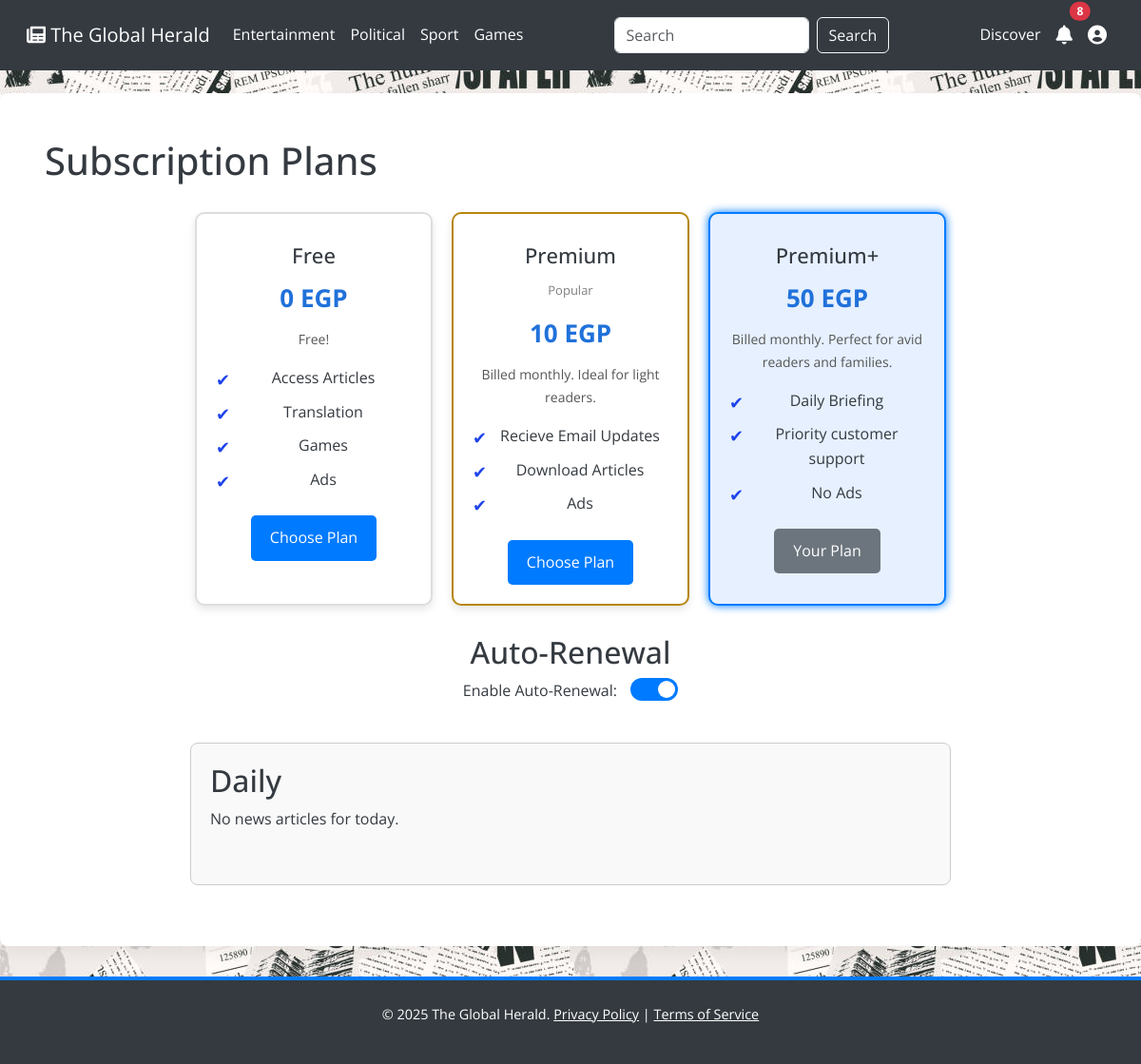
Page /subscription.php (signed in) on the committed database.
### tables this page shows
CREATE TABLE `category` (
  `category_id` int(11) NOT NULL,
  `category_name` varchar(255) NOT NULL
);

CREATE TABLE `plans` (
  `plan_name` varchar(255) NOT NULL,
  `plan_ID` int(11) NOT NULL,
  `price` int(11) NOT NULL,
  `popular` tinyint(1) NOT NULL DEFAULT 0,
  `features` text NOT NULL,
  `description` varchar(255) NOT NULL
);

CREATE TABLE `subscription` (
  `subscription_id` int(11) NOT NULL,
  `user_id` int(11) NOT NULL,
  `auto_renew` tinyint(1) NOT NULL DEFAULT 1,
  `SubscriptionStartDate` date NOT NULL DEFAULT current_timestamp(),
  `plan_ID` int(11) NOT NULL DEFAULT 1
);

### src/Controllers/SubscriptionController.php (called while the page is built, shortened)
<?php
include_once '../config/Database.php';
include_once '../src/Models/Article.php';
include_once '../src/Models/User.php';
include_once '../src/Models/Subscription.php';
include_once '../src/Models/Admin.php';
include_once '../src/Models/Plans.php';
class SubscriptionController
{
    private $articleObj;
    private $userObj;
    private $subscription;
    private $plans;
    private $categories_result;
    private $selected_category;
    public function __construct()
    {
        $this->db = Database::getInstance()->getConnection();
        $this->articleObj = new Article($this->db);
        $this->userObj = new User($this->db);
        $this->adminObj = new Admin($this->db);
        $this->plansObj = new Plans($this->db);
        $this->plans = $this->plansObj->getPlans();
        $this->categories_result = $this->adminObj->getCategories();
        $this->selected_category = isset($_GET['category_id']) ? intval($_GET['category_id']) : 0;
        $this->user_id = $_SESSION['user_id'];
        $this->subscription = new Subscription($this->db, $this->user_id);
    }
    public function load()
    {
        $highlight_plan = $this->subscription->getHighlightPlan();
        $articles = $this->subscription->getTodayArticles();
        $notifications_count = $this->subscription->getNotificationsCount();
        $articleObj = $this->articleObj;
        $userObj = $this->userObj;
        $categories_result = $this->categories_result;
        $selected_category = $this->selected_category;
        $plans = $this->plans;
        $highlight_plan = $highlight_plan;
        $articles = $articles;
        $notifications_count = $notifications_count;
        $subscription = $this->subscription;
        include '../src/Views/subscription_view.php';
    }
}

### public/subscription.php (called while the page is built)
<?php
require_once '../src/Controllers/SubscriptionController.php';
$controller = new SubscriptionController();
$controller->load();
?>

### config/Database.php (called while the page is built, shortened)
<?php
class Database
{
    private $host = "localhost";
    private $db_name = "news_api";
    private $username = "root";
    private $password = "";
    private $conn;
    private static $instance = null;
    private function __construct()
    {
        $this->conn = new mysqli($this->host, $this->username, $this->password, $this->db_name);
    }
    public static function getInstance()
    {
        if (self::$instance === null) {
            self::$instance = new Database();
        }
        return self::$instance;
    }
    public function getConnection()
    {
        return $this->conn;
    }
}
?>

### src/Models/Admin.php (called while the page is built, shortened)
<?php
class Admin
{
    private $id, $conn;
    public function __construct($db)
    {
        $this->conn = $db;
    }
    public function getCategories()
    {
        $query = "SELECT * FROM category ORDER BY category_name ASC";
        return $this->conn->query($query);
    }
}

### src/Models/Article.php (called while the page is built, shortened)
<?php
class Article
{
    private $conn;
    public function __construct($db)
    {
        $this->conn = $db;
    }
    public function getRandomArticleId()
    {
        $query = "SELECT id FROM articles ORDER BY RAND() LIMIT 1";
        $result = $this->conn->query($query);
        if ($result && $row = $result->fetch_assoc()) {
            return $row['id'];
        }
        return null;
    }
}
?>

### src/Models/User.php (called while the page is built, shortened)
<?php
class User
{
    private $db;
    private $userId;
    public function __construct($db)
    {
        $this->db = $db;
        $this->userId = isset($_SESSION['user_id']) ? $_SESSION['user_id'] : null;
        if ($this->userId !== null) {
            $this->loadSubscription();
        }
    }
    private function loadSubscription()
    {
        $sub_stmt = $this->db->prepare("SELECT plan_ID FROM subscription WHERE user_id = ?");
        $sub_stmt->bind_param("i", $this->userId);
    }
    public function isLoggedIn()
    {
        return $this->userId !== null;
    }
}
?>

### src/Models/Subscription.php (called while the page is built, shortened)
<?php
class Subscription
{
    private $db;
    private $user_id;
    private $role;
    private $plan_ID;
    private $highlight_plan;
    public function __construct($db, $user_id)
    {
        $this->db = $db;
        $this->user_id = $user_id;
        $this->role = $this->getUserRole();
        $this->highlight_plan = $this->determineHighlightPlan();
    }
    private function getUserRole()
    {
        $stmt = $this->db->prepare("SELECT role FROM users WHERE user_id = ?");
        $stmt->bind_param("i", $this->user_id);
        $stmt->execute();
        $result = $stmt->get_result();
        if ($row = $result->fetch_assoc()) {
            return $row['role'];
        }
        return null;
    }
    private function loadSubscriptionDetails()
    {
        if ($this->role === 'subscriber' || $this->role === 'admin') {
            $stmt_sub = $this->db->prepare("SELECT plan_ID, auto_renew FROM subscription WHERE user_id = ?");
            $stmt_sub->bind_param("i", $this->user_id);
            $stmt_sub->execute();
            $result_sub = $stmt_sub->get_result();
            if ($result_sub->num_rows > 0) {
                $sub_row = $result_sub->fetch_assoc();
                $this->plan_ID = (int) $sub_row['plan_ID'];
            } else {
                $this->plan_ID = 1;
                $this->auto_renew = 0;
            }
        } else {
            $this->plan_ID = 1;
            $this->auto_renew = 0;
        }
    }
    private function determineHighlightPlan()
    {
        if ($this->role === 'member') {
            return 'free';
        } elseif ($this->role === 'subscriber' || $this->role === 'admin') {
            switch ($this->plan_ID) {
                case 3:
                    return 'premium+';
            }
        }
        return 'free';
    }
    public function getHighlightPlan()
    {
        return $this->highlight_plan;
    }
    public function getTodayArticles()
    {
        $articles = [];
        $today = date('Y-m-d');
        $stmt_articles = $this->db->prepare("SELECT title, content FROM articles WHERE DATE(created_at) = ?");
        $stmt_articles->bind_param("s", $today);
        $stmt_articles->execute();
        $result_articles = $stmt_articles->get_result();
        return $articles;
    }
    public function planClass($plan)
    {
        return $plan === $this->highlight_plan ? 'plan highlight' : 'plan';
    }
    public function buttonLabel($plan)
    {
        return $plan === $this->highlight_plan ? 'Your Plan' : 'Choose Plan';
    }
    public function getNotificationsCount()
    {
        $count = 0;
        $stmt = $this->db->prepare("SELECT COUNT(*) as count FROM notfications WHERE user_id = ?");
        $stmt->bind_param("i", $this->user_id);
        $stmt->execute();
        $result = $stmt->get_result();
        if ($row = $result->fetch_assoc()) {
            $count = $row['count'];
        }
        return $count;
    }
}

### src/Models/Plans.php (called while the page is built, shortened)
<?php
class Plans
{
    private $db;
    public function __construct($db)
    {
        $this->db = $db;
        $this->loadPlans();
    }
    private function loadPlans()
    {
        $query = "SELECT plan_ID, plan_name, price, popular, features, description FROM plans";
        $result = $this->db->query($query);
    }
}
?>

### src/Views/subscription_view.php (the view, shortened to what this page needs)
<!DOCTYPE html>
<html lang="en">
<head>
    <link href="https://cdn.jsdelivr.net/npm/bootstrap@5.3.0/dist/css/bootstrap.min.css" rel="stylesheet">
    <link rel="stylesheet" href="https://cdnjs.cloudflare.com/ajax/libs/font-awesome/6.0.0-beta3/css/all.min.css">
    <link rel="stylesheet" href="style/index.css">
    <link rel="stylesheet" href="style/subs.css">
</head>
<body>
    <?php include 'navbar.php'; ?>
    <div class="container mt-4">
        <h1>Subscription Plans</h1>
        <form id="subscriptionForm" method="POST" action="subscription.php">
            <section class="plans">
                <?php foreach ($plans as $plan):
                    $plan_key = strtolower(str_replace(' ', '_', $plan['plan_name']));
                    $is_popular = $plan['popular'];
                    ?>
                    <div class="<?php echo $subscription->planClass($plan_key); ?> plan-card"
                        id="<?php echo htmlspecialchars($plan_key); ?>">
                        <h2><?php echo htmlspecialchars($plan['plan_name']); ?></h2>
                        <?php if ($is_popular): ?>
                            <label style="font-size: small; color: gray;">Popular</label>
                        <?php endif; ?>
                        <p class="price"><?php echo htmlspecialchars($plan['price']); ?> EGP</p>
                        <p><?php echo htmlspecialchars($plan['description']); ?></p>
                        <ul class="features">
                            <?php foreach ($plan['features'] as $feature): ?>
                                <li><?php echo htmlspecialchars($feature); ?></li>
                            <?php endforeach; ?>
                        </ul>
                        <button type="button" <?php echo $highlight_plan === $plan_key ? 'disabled' : ''; ?>
                            onclick="confirmChange('<?php echo htmlspecialchars($plan_key); ?>')" class="select-btn">
                            <?php echo $subscription->buttonLabel($plan_key); ?>
                        </button>
                    </div>
                <?php endforeach; ?>
            </section>
        </form>
        <?php if ($highlight_plan === 'premium+' || $highlight_plan === 'premium'): ?>
            <div class="auto-renew-container">
                <h2>Auto-Renewal</h2>
                <form id="autoRenewForm" method="POST" action="subscription.php">
                    <label class="auto-renew-label" for="autoRenewToggle">Enable Auto-Renewal:</label>
                    <label class="toggle-switch">
                        <span class="slider"></span>
                    </label>
                </form>
            </div>
            <?php if ($highlight_plan === 'premium+'): ?>
                <div id="Daily">
                    <h2>Daily</h2>
                    <?php if (count($articles) > 0): ?>
                        <?php foreach ($articles as $article): ?>
                            <article>
                                <h3><?php echo htmlspecialchars($article['title']); ?></h3>
                                <p><?php echo nl2br(htmlspecialchars($article['content'])); ?></p>
                            </article>
                        <?php endforeach; ?>
                    <?php else: ?>
                        <p>No news articles for today.</p>
                    <?php endif; ?>
                </div>
            <?php endif; ?>
        <?php endif; ?>
    </div>
    <footer>
        <p>&copy; <?= date("Y") ?> The Global Herald. <a href="#">Privacy Policy</a> | <a href="#">Terms of
                Service</a></p>
    </footer>
    <link rel="stylesheet" href="https://cdnjs.cloudflare.com/ajax/libs/font-awesome/6.0.0/css/all.min.css"
 />
</body>
</html>

### src/Views/navbar.php (shortened to what this page needs)
<nav class="navbar navbar-expand-lg navbar-dark">
    <div class="container-fluid">
        <a class="navbar-brand" href="index.php">
            <i class="fas fa-newspaper"></i> The Global Herald
        </a>
        <div class="collapse navbar-collapse" id="navbarNav">
            <ul class="navbar-nav me-auto mb-2 mb-lg-0">
                <?php
                $categories_result->data_seek(0);
                while ($category = $categories_result->fetch_assoc()): ?>
                    <li class="nav-item">
                        <a class="nav-link <?= $selected_category == $category['category_id'] ? 'active' : '' ?>"
                            href="index.php?category_id=<?= $category['category_id'] ?>">
                            <?= htmlspecialchars($category['category_name']) ?>
                        </a>
                    </li>
                <?php endwhile; ?>
                <li>
                    <a class="nav-link" href="index.php#games">Games</a>
                </li>
            </ul>
            <form class="d-flex" method="GET" action="index.php">
                <input class="form-control me-2" type="search" name="search" placeholder="Search" aria-label="Search"
                    value="<?= isset($_GET['search']) ? htmlspecialchars($_GET['search']) : '' ?>">
                <button class="btn btn-outline-light" type="submit">Search</button>
            </form>
            <ul class="navbar-nav ms-auto">
                <ul class="navbar-nav me-auto mb-2 mb-lg-0">
                    <li>
                        <?php
                        $randomArticleId = $articleObj->getRandomArticleId();
                        ?>
                        <a class="nav-link" href="article.php?id=<?= $randomArticleId ?>">Discover</a>
                    </li>
                </ul>
                <?php if ($userObj->isLoggedIn() || $userObj->isSignedUp()): ?>
                    <li class="
                                                    nav-item">
                        <a class="nav-link position-relative" href="noti.php" title="Notifications">
                            <i class="fas fa-bell fa-lg"></i>
                            <?php if ($notifications_count > 0): ?>
                                <span class="position-absolute top-0 start-100 translate-middle badge rounded-pill bg-danger">
                                    <?= $notifications_count ?>
                                </span>
                            <?php endif; ?>
                        </a>
                    </li>
                    <li class="nav-item user-dropdown">
                        <a class="nav-link" href="#" id="userDropdown" role="button" data-bs-toggle="dropdown"
                            aria-expanded="false" title="User Menu">
                            <i class="fas fa-user-circle fa-lg"></i>
                        </a>
                    </li>
                <?php endif; ?>
            </ul>
        </div>
    </div>
</nav>

### rows in the picture
category: category_name "Entertainment"
category: category_name "Political"
category: category_name "Sport"
plans: plan_name "Free", price "0", description "Free!", feature "Access Articles", feature "Translation", feature "Games", feature "Ads", plan_name.plan_ID "Choose Plan"
plans: plan_name "Premium", popular "Popular", price "10", description "Billed monthly. Ideal for light readers.", feature "Recieve Email Updates", feature "Download Articles", feature "Ads", plan_name.plan_ID "Choose Plan"
plans: plan_name "Premium+", price "50", description "Billed monthly. Perfect for avid readers and families.", feature "Daily Briefing", feature "Priority customer support", feature "No Ads", plan_name.plan_ID "Your Plan"

### other values in the picture
$notifications_count "8"
